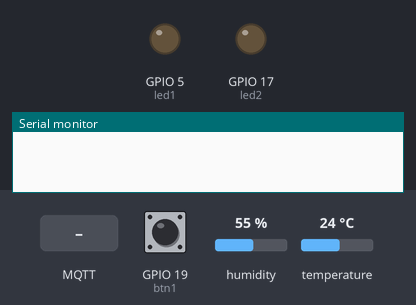
Recording of a sketch running on a simulated ESP32. On the bench: output pins drawn as LEDs (lit = HIGH), the last lines printed to the serial monitor. The test bench sets the inputs (shaded band); at power-on: GPIO 19 (btn1) HIGH, humidity 55 %, temperature 24 °C. No MQTT or app messages arrive unless stated.

Above: at 1.2 s.
1.3 s: MQTT message "ON" arrives on the first subscribed topic
At 3.2 s:
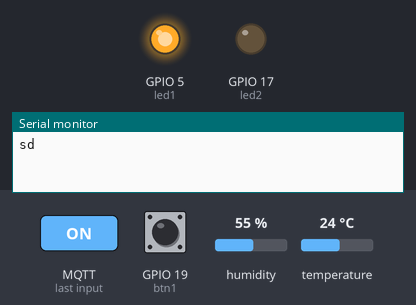
3.5 s: MQTT message "OFF" arrives on the first subscribed topic
At 5.0 s:
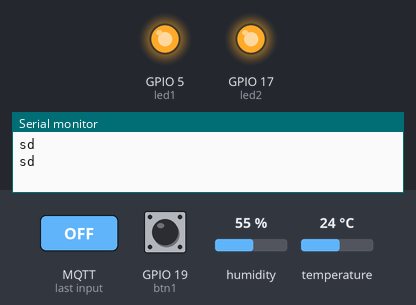
5.5 s: MQTT message "ON" arrives on the first subscribed topic
At 6.7 s:
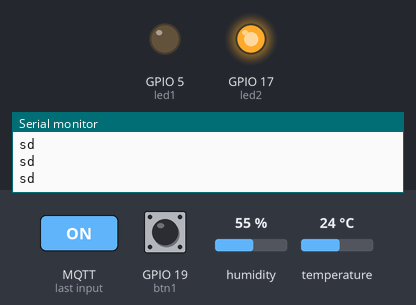
Timing chart, 0 to 8.5 s (numbered marks = the images above; inputs shaded):
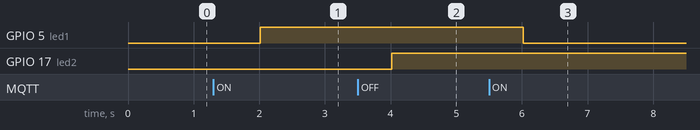

The sketch:

02.timer_btn_led_serial.ino
```cpp
// #include <MsTimer2.h>

/*
  SimpleMQTTClient.ino
  The purpose of this exemple is to illustrate a simple handling of MQTT and Wifi connection.
  Once it connects successfully to a Wifi network and a MQTT broker, it subscribe to a topic and send a message to it.
  It will also send a message delayed 5 seconds later.
*/

#include "EspMQTTClient.h"
#include <Adafruit_Sensor.h>
#include <DHT.h>
#include <DHT_U.h>

hw_timer_t *timer = NULL;

int btn1=19;
int btn2=18;
int led1=5;
int led2=17;
#define DHTPIN 13
#define DHTTYPE DHT11
DHT_Unified dht(DHTPIN, DHTTYPE);

EspMQTTClient client(
  "MULTI_GUEST",
  "guest1357",
  "70.12.226.249",  // MQTT Broker server ip
  "MQTTUsername",   // Can be omitted if not needed
  "MQTTPassword",   // Can be omitted if not needed
  "TestClient",     // Client name that uniquely identify your device
  1883              // The MQTT port, default to 1883. this line can be omitted
);
int cnt=0;
char *topic="euiseon/hi";
String buf="Faker~";
void tx(){
  sensors_event_t event;
  dht.temperature().getEvent(&event);
  client.publish("myroom/temp",String(event.temperature));
  dht.humidity().getEvent(&event);
  client.publish("myroom/humid", String(event.relative_humidity));
  client.publish("myroom/enter",buf); //btn
  cnt++;
}

void IRAM_ATTR onTimer() {
    // 이곳에 인터럽트 핸들링 코드를 작성한다.
    if (digitalRead(btn1) == 0)
      buf = "hi~"+String(cnt);
    else buf = "Faker~"+String(cnt);
}
void setup()
{
  Serial.begin(115200);

  // Optional functionalities of EspMQTTClient
  client.enableDebuggingMessages(); // Enable debugging messages sent to serial output
  client.enableHTTPWebUpdater(); // Enable the web updater. User and password default to values of MQTTUsername and MQTTPassword. These can be overridded with enableHTTPWebUpdater("user", "password").
  client.enableOTA(); // Enable OTA (Over The Air) updates. Password defaults to MQTTPassword. Port is the default OTA port. Can be overridden with enableOTA("password", port).
  client.enableLastWillMessage("TestClient/lastwill", "I am going offline");  // You can activate the retain flag by setting the third parameter to true
  //timer
  timer = timerBegin(0, 80, true); //프리스케일러 80, esp32 80Mhz이므로 1Mhz -> 1us 로 사용가능
  timerAttachInterrupt(timer, &onTimer, true);
  timerAlarmWrite(timer, 1000*100, true);
  timerAlarmEnable(timer);
  //Btn
  pinMode(btn1,INPUT_PULLUP);
  // MsTimer2::set(100,btn);
  // MsTimer2::start();
  dht.begin();

  pinMode(led1,OUTPUT);
  pinMode(led2,OUTPUT);
}

// This function is called once everything is connected (Wifi and MQTT)
// WARNING : YOU MUST IMPLEMENT IT IF YOU USE EspMQTTClient
void onConnectionEstablished()
{
  // Subscribe to "mytopic/test" and display received message to Serial
  client.subscribe("myroom/led", [](const String & payload) {
    Serial.println("sd");
    if(payload.equals("ON")){
      if(digitalRead(led1)==LOW){
        digitalWrite(led1,HIGH);
      }else
        digitalWrite(led1,LOW);
    }else if(payload.equals("OFF")){
      if(digitalRead(led2)==LOW){
        digitalWrite(led2,HIGH);
      }else
        digitalWrite(led2,LOW);
    }
  });

  // Execute delayed instructions
  client.executeDelayed(5 * 1000, []() {
    client.publish("mytopic/wildcardtest/test123", "This is a message sent 5 seconds later");
  });
}

void loop()
{
  tx();
  client.loop();
  delay(2000);
}
```

Measured:
- after the input at 1.3 s, GPIO 5 (led1): LOW → HIGH after 0.71 s
- after the input at 3.5 s, GPIO 17 (led2): LOW → HIGH after 0.52 s
- after the input at 5.5 s, GPIO 5 (led1): HIGH → LOW after 0.52 s
